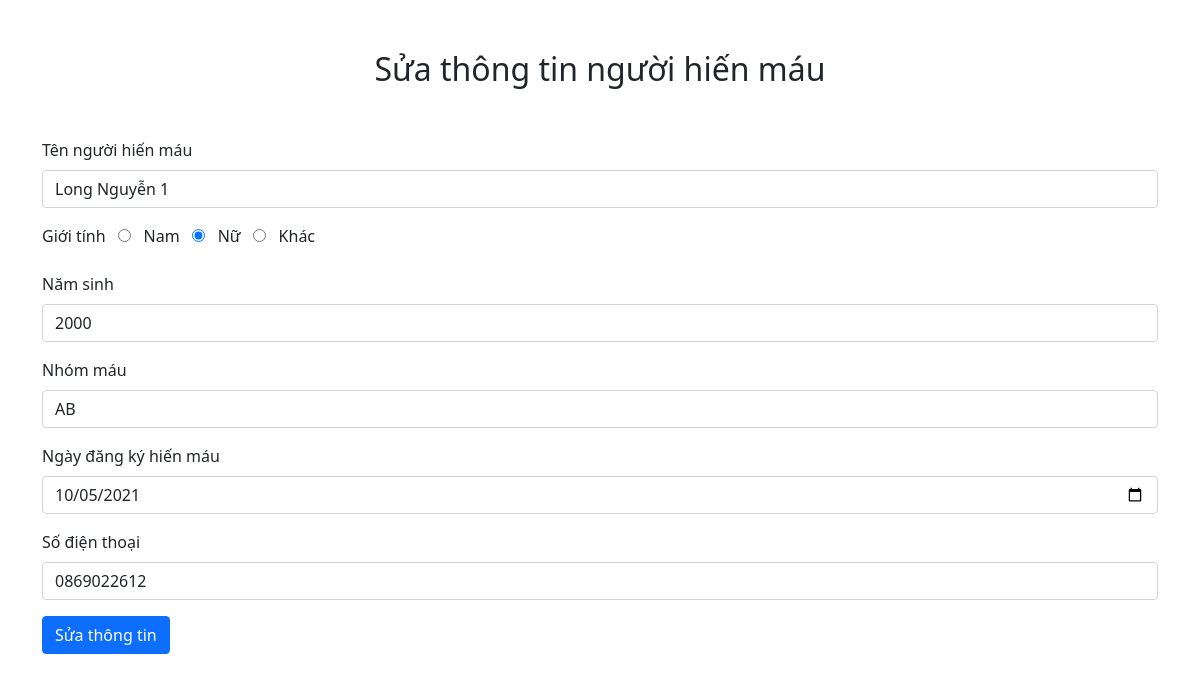
The app's page /update.php?bd_id=1 with its own data.
### tables this page shows
CREATE TABLE `blood_donor` (
  `bd_id` int(11) NOT NULL,
  `bd_name` varchar(225) NOT NULL,
  `bd_sex` varchar(20) DEFAULT NULL,
  `bd_age` int(11) DEFAULT NULL,
  `bd_bgroup` varchar(10) DEFAULT NULL,
  `bd_reg_date` date DEFAULT NULL,
  `bd_phno` varchar(15) DEFAULT NULL
);

### update.php (the view, shortened to what this page needs)
<!DOCTYPE html>
<html lang="en">
<head>
    <link rel="stylesheet" href="https://use.fontawesome.com/releases/v5.8.2/css/all.css" integrity="sha384-
    oS3vJWv+0UjzBfQzYUhtDYW+Pj2yciDJxpsK1OYPAYjqT085Qq/1cq5FLXAZQ7Ay">
    <link rel="stylesheet" href="https://pro.fontawesome.com/releases/v5.10.0/css/all.css" />
    <link href="https://cdn.jsdelivr.net/npm/bootstrap@5.1.1/dist/css/bootstrap.min.css" rel="stylesheet">
</head>
<body>
    <div class="container">
        <h2 style="text-align: center;margin-top : 50px">Sửa thông tin người hiến máu</h2>
        <?php
        include('cogfig.php');
        $bd_id = $_GET['bd_id'];
        $slt = mysqli_query($conn, "Select * from blood_donor where bd_id = '$bd_id'");
        if (mysqli_num_rows($slt) > 0) {
            $row = mysqli_fetch_assoc($slt);
        } else {
            header('error.php');
        }
        ?>
        <form action="" method="Post" style="margin-top: 50px;">
            <div class="mb-3">
                <label for="exampleInput" class="form-label">Tên người hiến máu</label>
                <input name="bd_name" value="<?php echo $row['bd_name'] ?>" type="text" class="form-control" id="exampleInput">
            </div>
            <div class="mb-3">
                <label for="exampleInput" class="form-label">Giới tính</label>
                      <input <?php if ($row['bd_sex'] == "Nam") {
                                    echo "checked";
                                } ?> type="radio" name="bd_sex" value="Nam">
                      <label>Nam</label>
                      <input <?php if ($row['bd_sex'] == "Nữ") {
                                    echo "checked";
                                } ?> type="radio" name="bd_sex" value="Nữ">
                      <label>Nữ</label>
                      <input <?php if ($row['bd_sex'] == "Khác") {
                                    echo "checked";
                                } ?> type="radio" name="bd_sex" value="Khác">
                      <label>Khác</label>
            </div>
            <div class="mb-3">
                <label for="exampleInput" class="form-label">Năm sinh</label>
                <input name="bd_age" value="<?php echo $row['bd_age'] ?>" type="text" class="form-control" id="exampleInput">
            </div>
            <div class="mb-3">
                <label for="exampleInput" class="form-label">Nhóm máu</label>
                <input name="bd_bgroup" value="<?php echo $row['bd_bgroup'] ?>" type="text" class="form-control" id="exampleInput">
            </div>
            <div class="mb-3">
                <label for="exampleInput" class="form-label">Ngày đăng ký hiến máu</label>
                <input name="bd_reg_date" value="<?php echo $row['bd_reg_date'] ?>" type="date" class="form-control" id="exampleInput">
            </div>
            <div class="mb-3">
                <label for="exampleInput" class="form-label">Số điện thoại</label>
                <input  name="bd_phno" value="<?php echo $row['bd_phno'] ?>"  type="text" class="form-control" id="exampleInput">
            </div>
            <button type="submit" name="btn_update" class="btn btn-primary">Sửa thông tin</button>
        </form>
    </div>
</body>
</html>

### records on screen
blood_donor: bd_name "Long Nguyễn 1", bd_sex "☑", bd_age "2000", bd_bgroup "AB", bd_reg_date "10/05/2021", bd_phno "0869022612"
